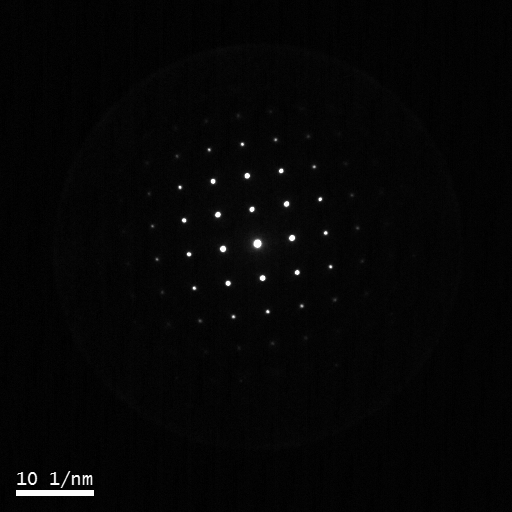
#> input picture image.jpg, 512 x 512 px
$ python 'ChatGPT 버전.py'
#> lines starting #> are read from the running program, lines starting #| are printed output that depends on the picture; after the words box and inside, x2 and y2 are one past the last pixel; in counts of white or black regions, pixels touching at a corner belong together
import cv2
import numpy as np
import math
import pandas as pd
import tkinter as tk
from tkinter import filedialog
import matplotlib.pyplot as plt

# Tkinter 창 생성
root = tk.Tk()
root.withdraw()

# 파일 브라우저 열기
file_path = filedialog.askopenfilename()
#> the answer given: image.jpg

# 파일명 추출
selected_filename = file_path.split('/')[-1]

print("Selected File:", selected_filename)

# 이미지 파일 읽기
image = cv2.imread(selected_filename, 0)
#> image is the input picture: shape (512, 512); min 0, max 253, mean 5.2

# 이미지 전처리
ret, threshold = cv2.threshold(image, 200, 255, cv2.THRESH_BINARY)  # 임계값 적용하여 흑백 이진화
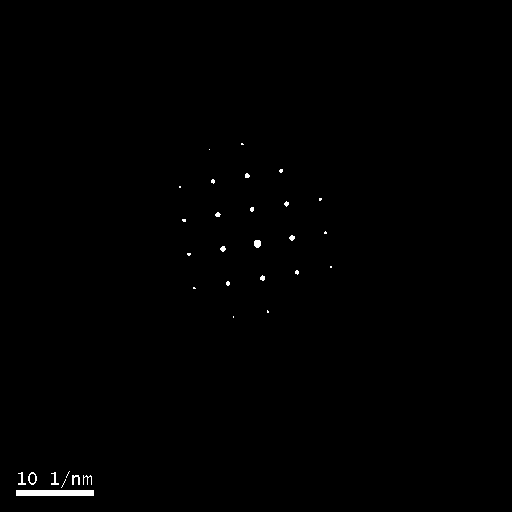
#> threshold: shape (512, 512); 0.39% white; 31 white regions (19 under 20 px)

# 윤곽선 검출
contours, hierarchy = cv2.findContours(threshold, cv2.RETR_EXTERNAL, cv2.CHAIN_APPROX_SIMPLE)
#> contours = 31 contours, 25 with area under 20; largest, box (x1, y1, x2, y2) and area: (16, 490, 94, 496) 385, (28, 472, 37, 485) 74, (254, 240, 261, 248) 37, (72, 475, 80, 485) 23, (51, 472, 59, 485) 20, (18, 472, 26, 485) 20

# 이미지에 컨투어 그리기
cv2.drawContours(image, contours, -1, (0, 255, 0), 2)
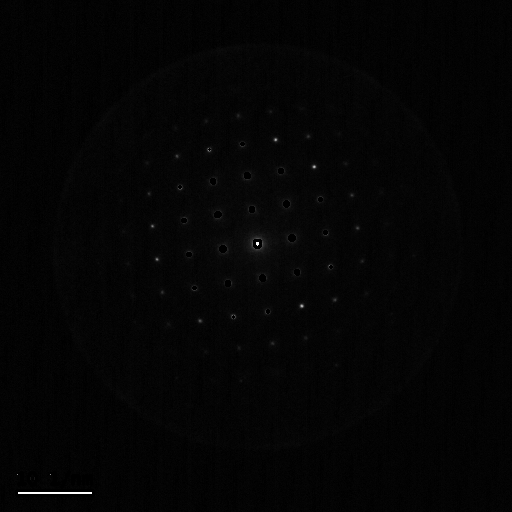
#> image: shape (512, 512); 0.66% of pixels changed, all inside (x1, y1, x2, y2) = (15, 142, 333, 497)

# 이미지 중심점 계산
center_x = image.shape[1] // 2
#> center_x = 256
center_y = image.shape[0] // 2
#> center_y = 256

# 가장 큰 컨투어 찾기
largest_contour = max(contours, key=cv2.contourArea)
#> largest_contour = [[16, 490], [16, 495], [93, 495], [93, 490]]

# 가장 큰 컨투어의 중심 좌표 계산
M = cv2.moments(largest_contour)
#> M = moments, m00 385, centre m10/m00, m01/m00 = (54.5, 492.5)
largest_center_x = int(M["m10"] / M["m00"]) if M["m00"] != 0 else 0
#> largest_center_x = 54
largest_center_y = int(M["m01"] / M["m00"]) if M["m00"] != 0 else 0
#> largest_center_y = 492

# 면적이 0인 컨투어는 건너뜀
filtered_contours = []
for contour in contours:
    if cv2.contourArea(contour) == 0:
        continue
    filtered_contours.append(contour)
#> this loop made 31 passes
#> contour on passes 1, 9, 10, 11, 15, 26, 30, 31: [[16, 490], [16, 495], [93, 495], [93, 490]], [[233, 316], [233, 317]], [[267, 310], [267, 312], [268, 312], [268, 311]], [[193, 287], [193, 288], [195, 288], [194, 287]], [[330, 266], [330, 267], [331, 267], [331, 266]], [[179, 186], [179, 187], [180, 187], [180, 186]], [[209, 149]], [[241, 143], [241, 144], [243, 144], [242, 143]]
#> after the loop, filtered_contours = 27 contours, 21 with area under 20; largest, box (x1, y1, x2, y2) and area: (16, 490, 94, 496) 385, (28, 472, 37, 485) 74, (254, 240, 261, 248) 37, (72, 475, 80, 485) 23, (51, 472, 59, 485) 20, (18, 472, 26, 485) 20

# 극좌표 계산 및 DataFrame 생성
data = []
for contour in filtered_contours:
    # 윤곽선 중심 좌표 계산
    M = cv2.moments(contour)
    center_x = int(M["m10"] / M["m00"]) if M["m00"] != 0 else 0
    center_y = int(M["m01"] / M["m00"]) if M["m00"] != 0 else 0

    # 극좌표 계산
    dx = center_x - largest_center_x
    dy = center_y - largest_center_y
    radius = math.sqrt(dx ** 2 + dy ** 2)
    angle = math.atan2(dy, dx)

    # 데이터 추가
    data.append([center_x, center_y, radius, angle])
#> this loop made 27 passes
#> (center_x, center_y, dx, dy, radius, angle) on passes 2, 3, 4, 5, 6, 9, 10, 11, 13, 14, 15, 16: (87, 476, 33, -16, 36.67, -0.451), (75, 478, 21, -14, 25.24, -0.588), (54, 479, 0, -13, 13, -1.57), (32, 478, -22, -14, 26.08, -2.57), (21, 479, -33, -13, 35.47, -2.77), (227, 283, 173, -209, 271.3, -0.879), (262, 277, 208, -215, 299.1, -0.802), (296, 271, 242, -221, 327.7, -0.74), (188, 253, 134, -239, 274, -1.06), (222, 248, 168, -244, 296.2, -0.968), (257, 243, 203, -249, 321.3, -0.887), (291, 237, 237, -255, 348.1, -0.822)
#> (contour, center_x, center_y, dx, dy, radius, angle) on passes 1, 7, 8, 12, 23, 27: ([[16, 490], [16, 495], [93, 495], [93, 490]], 54, 492, 0, 0, 0, 0), ([[267, 310], [267, 312], [268, 312], [268, 311]], 267, 311, 213, -181, 279.5, -0.704), ([[193, 287], [193, 288], [195, 288], [194, 287]], 193, 287, 139, -205, 247.7, -0.975), ([[330, 266], [330, 267], [331, 267], [331, 266]], 330, 266, 276, -226, 356.7, -0.686), ([[179, 186], [179, 187], [180, 187], [180, 186]], 179, 186, 125, -306, 330.5, -1.18), ([[241, 143], [241, 144], [243, 144], [242, 143]], 241, 143, 187, -349, 395.9, -1.08)
#> after the loop, data = 27 items, first 6: [54, 492, 0, 0], [87, 476, 36.67, -0.451], [75, 478, 25.24, -0.588], [54, 479, 13, -1.57], [32, 478, 26.08, -2.57], [21, 479, 35.47, -2.77]

# DataFrame 생성
df = pd.DataFrame(data, columns=['X', 'Y', 'Radius', 'Angle'])
#> df = table of 27 rows and 4 columns

# 데이터 정렬
df = df.sort_values(by='Angle')

# 기준 벡터와 중심점 찾기
center_point = df.iloc[0]
closest_point = df.iloc[1]

# 기준 벡터 계산
basis_vector = ((closest_point['X'] - center_point['X']), (closest_point['Y'] - center_point['Y']))
#> basis_vector = (11, -1)
scale = 10  # 기저 벡터의 스케일 조정

# 기준 벡터의 크기
basis_norm = np.linalg.norm(basis_vector)
#> basis_norm = 11.05

# 선형 독립한 두 개의 기저 벡터 생성
basis_1 = basis_vector / basis_norm
#> basis_1 = [0.996, -0.0905]
basis_2 = np.array([-basis_1[1], basis_1[0]])
#> basis_2 = [0.0905, 0.996]

# 정방행렬 생성
basis_matrix = np.stack((basis_1, basis_2), axis=1)
#> basis_matrix = [[0.996, 0.0905], [-0.0905, 0.996]]

# 기저 행렬의 역행렬 계산
basis_inv = np.linalg.inv(basis_matrix)
#> basis_inv = [[0.996, -0.0905], [0.0905, 0.996]]

# 이미지에 점들 그리기
fig, ax = plt.subplots()
ax.scatter(df['X'], df['Y'], color='blue')  # 원본 데이터 점들

# 기저 벡터 그리기
origin = [center_point['X']], [center_point['Y']]
#> origin = ([21], [479])
ax.quiver(*origin, basis_vector[0], basis_vector[1], color='green', angles='xy', scale_units='xy', scale=1)
ax.quiver(*origin, basis_1[0], basis_1[1], color='red', angles='xy', scale_units='xy', scale=1)
ax.quiver(*origin, basis_2[0], basis_2[1], color='red', angles='xy', scale_units='xy', scale=1)

# 중심점 표시
ax.scatter(center_point['X'], center_point['Y'], color='red')

# 변환된 좌표 계산
transformed_coordinates = np.dot(df[['X', 'Y']].values - center_point[['X', 'Y']].values, basis_inv.T)
#> transformed_coordinates = 27 pairs, first value 0 to 327, second value -314.7 to 15.93

# 변환된 좌표로 그리기
ax.scatter(transformed_coordinates[:, 0], transformed_coordinates[:, 1], color='purple')

plt.axis('equal')
plt.show()
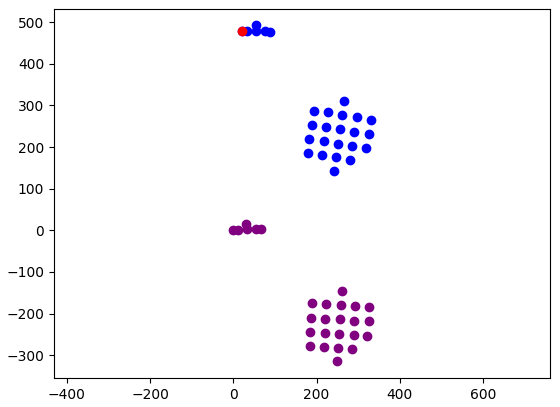
#> figure drawn by matplotlib, 1 panel


# # 이미지 크기 조정
# scale = 10
# image_new = cv2.resize(image, (image.shape[1] * scale, image.shape[0] * scale))

# # 기준 벡터 그리기
# cv2.arrowedLine(image_new, (center_point['X'] * scale, center_point['Y'] * scale),
#                 ((center_point['X'] + basis_vector[0][0]) * scale, (center_point['Y'] + basis_vector[1][0]) * scale),
#                 (0, 0, 255), 2)

# # 중심점 그리기
# cv2.circle(image_new, (center_point['X'] * scale, center_point['Y'] * scale), 4, (0, 0, 255), -1)

# # 좌표 계산 및 이미지에 그리기
# for i in range(len(df)):
#     # 기저 벡터의 정수계수 reshape
#     integer_coefficients = df.iloc[i][['X', 'Y']].values.reshape((2, 1))

#     # 좌표 계산
#     coordinate = np.dot(basis_inv, integer_coefficients)

#     x = int(coordinate[0][0]) + center_point['X'] * scale
#     y = int(coordinate[1][0]) + center_point['Y'] * scale

#     cv2.circle(image_new, (x, y), 2, (0, 255, 0), -1)

# # 이미지 출력
# cv2.imshow('New Image', image_new)
# cv2.waitKey(0)
# cv2.destroyAllWindows()

$ run again, on LNMO SAED.jpg
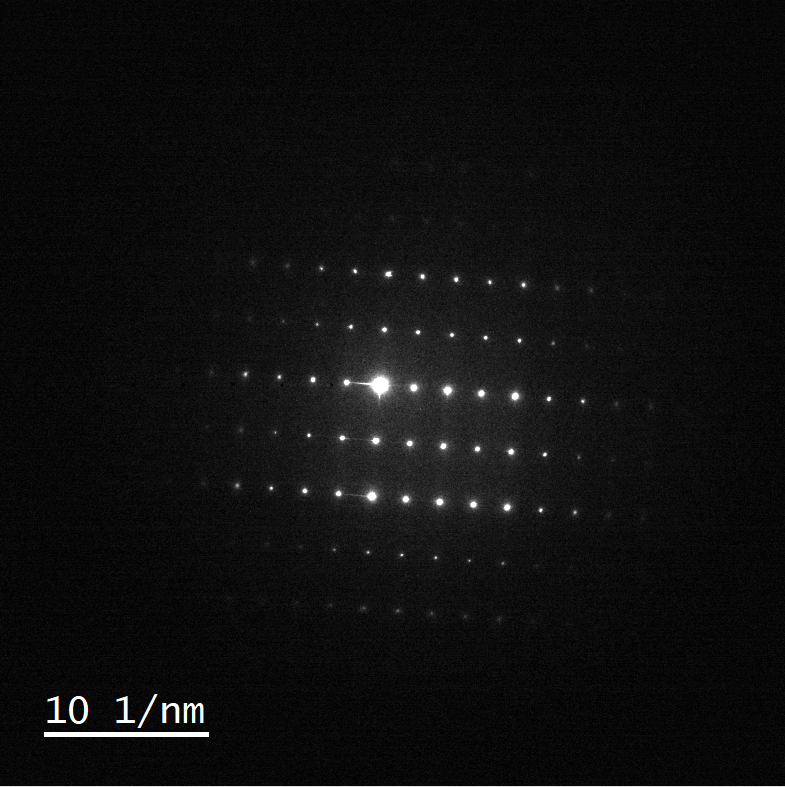
#> input picture LNMO SAED.jpg, 785 x 787 px
#> `ret, threshold = cv2.threshold(image, 200, 255, cv2.THRESH_BINARY)`:
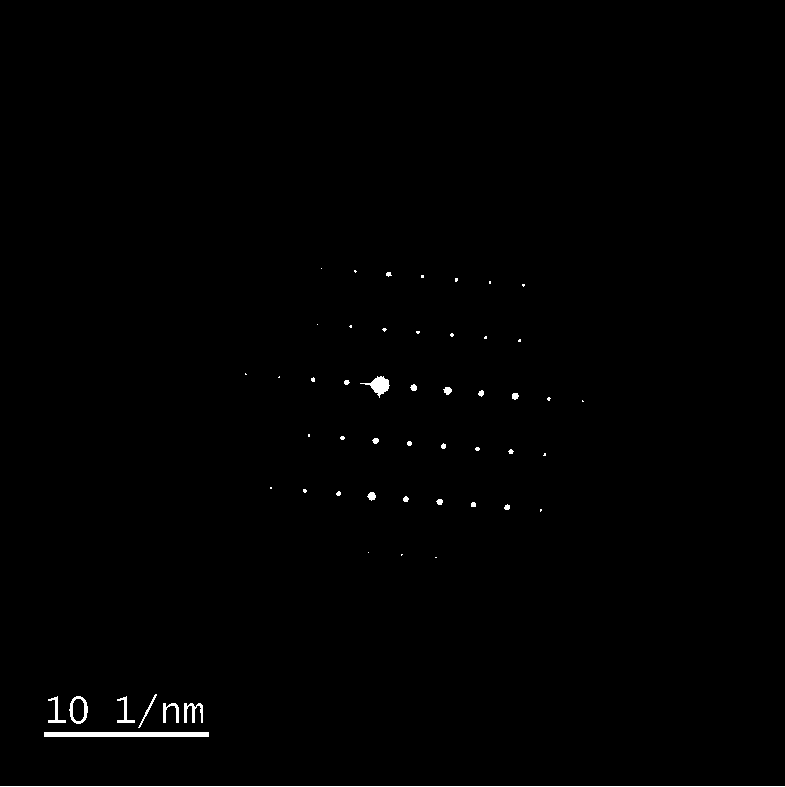
#> threshold: shape (787, 785); 0.56% white; 53 white regions (29 under 20 px)
#> contours = 53 contours, 38 with area under 20; largest, box (x1, y1, x2, y2) and area: (44, 732, 209, 737) 656, (69, 696, 88, 724) 380, (360, 376, 390, 398) 238, (184, 703, 203, 723) 120, (163, 703, 179, 723) 93
#> largest_contour = [[44, 732], [44, 736], [208, 736], [208, 732]]
#> M = moments, m00 656, centre m10/m00, m01/m00 = (126, 734)
#> largest_center_x = 126
#> largest_center_y = 734
#> the loop `for contour in contours:` made 53 passes
#> contour on passes 1, 2, 9, 10, 11, 12, 20, 28: [[0, 786], [784, 786]], [[44, 732], [44, 736], [208, 736], [208, 732]], [[435, 557], [436, 557]], [[401, 554], [401, 555], [402, 554]], [[368, 552]], [[540, 509], [540, 511], [541, 510], [541, 509]], [[270, 487], [270, 488], [271, 488], [271, 487]], [[308, 434], [308, 436], [309, 436], [309, 434]]
#> after the loop `for contour in contours:`: filtered_contours = 48 contours, 33 with area under 20; largest, box (x1, y1, x2, y2) and area: (44, 732, 209, 737) 656, (69, 696, 88, 724) 380, (360, 376, 390, 398) 238, (184, 703, 203, 723) 120, (163, 703, 179, 723) 93
#> the loop `for contour in filtered_contours:` made 48 passes
#> (center_x, center_y, dx, dy, radius, angle) on passes 2, 3, 4, 5, 6, 7, 10, 11: (192, 711, 66, -23, 69.89, -0.335), (170, 711, 44, -23, 49.65, -0.482), (124, 712, -2, -22, 22.09, -1.66), (78, 709, -48, -25, 54.12, -2.66), (55, 712, -71, -22, 74.33, -2.84), (147, 709, 21, -25, 32.65, -0.872), (506, 506, 380, -228, 443.2, -0.54), (473, 504, 347, -230, 416.3, -0.585)
#> after the loop `for contour in filtered_contours:`: data = 48 items, first 6: [126, 734, 0, 0], [192, 711, 69.89, -0.335], [170, 711, 49.65, -0.482], [124, 712, 22.09, -1.66], [78, 709, 54.12, -2.66], [55, 712, 74.33, -2.84]
#> df = table of 48 rows and 4 columns
#> basis_vector = (23, -3)
#> basis_norm = 23.19
#> basis_1 = [0.992, -0.129]
#> basis_2 = [0.129, 0.992]
#> basis_matrix = [[0.992, 0.129], [-0.129, 0.992]]
#> basis_inv = [[0.992, -0.129], [0.129, 0.992]]
#> origin = ([55], [712])
#> transformed_coordinates = 48 pairs, first value 0 to 562.9, second value -399.6 to 31
#> `plt.show()`:
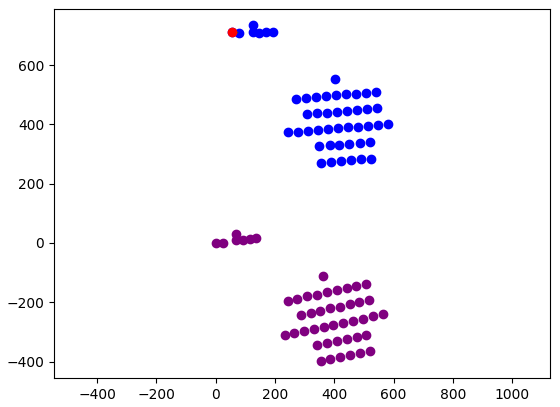
#> figure drawn by matplotlib, 1 panel

$ run again, on LNMO SAED_crop.jpg
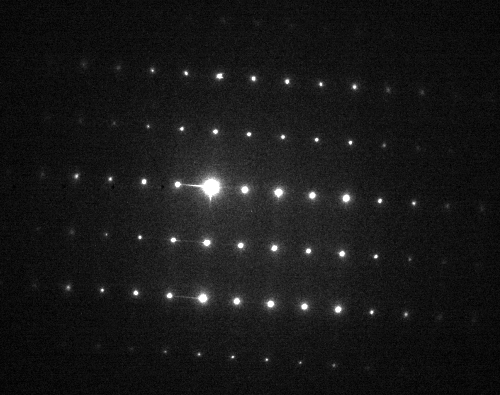
#> input picture LNMO SAED_crop.jpg, 500 x 395 px
#> image is the input picture: shape (395, 500); min 0, max 255, mean 23.9
#> `ret, threshold = cv2.threshold(image, 200, 255, cv2.THRESH_BINARY)`:
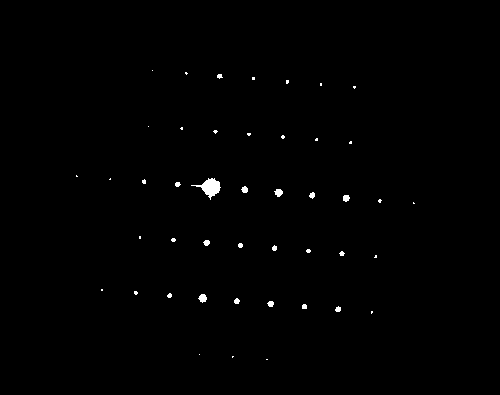
#> threshold: shape (395, 500); 0.49% white; 45 white regions (29 under 20 px)
#> contours = 45 contours, 37 with area under 20; largest, box (x1, y1, x2, y2) and area: (191, 178, 221, 200) 238, (198, 294, 207, 303) 43, (274, 189, 283, 197) 38, (343, 195, 350, 202) 28, (241, 186, 248, 193) 26, (267, 301, 274, 307) 23, (203, 240, 210, 246) 22, (309, 192, 315, 199) 20
#> image: shape (395, 500); 0.85% of pixels changed, all inside (x1, y1, x2, y2) = (75, 69, 416, 361)
#> largest_contour = contour of 42 points, box (x1, y1, x2, y2) (191, 178, 221, 200), area 238
#> M = moments, m00 237.5, centre m10/m00, m01/m00 = (210.4, 186.9)
#> largest_center_x = 210
#> largest_center_y = 186
#> the loop `for contour in contours:` made 45 passes
#> contour on passes 1, 2, 3, 4, 12, 20, 21, 30: [[266, 359], [267, 359]], [[232, 356], [232, 357], [233, 356]], [[199, 354]], [[371, 311], [371, 313], [372, 312], [372, 311]], [[101, 289], [101, 290], [102, 290], [102, 289]], [[139, 236], [139, 238], [140, 238], [140, 236]], [[413, 202], [413, 203], [414, 203]], [[110, 178], [109, 179], [110, 179]]
#> after the loop `for contour in contours:`: filtered_contours = 41 contours, 33 with area under 20; largest, box (x1, y1, x2, y2) and area: (191, 178, 221, 200) 238, (198, 294, 207, 303) 43, (274, 189, 283, 197) 38, (343, 195, 350, 202) 28, (241, 186, 248, 193) 26, (267, 301, 274, 307) 23, (203, 240, 210, 246) 22, (309, 192, 315, 199) 20
#> the loop `for contour in filtered_contours:` made 41 passes
#> (center_x, center_y, dx, dy, radius, angle) on passes 3, 4, 5, 6, 7, 8, 9, 11: (337, 308, 127, 122, 176.1, 0.765), (304, 306, 94, 120, 152.4, 0.906), (270, 303, 60, 117, 131.5, 1.1), (236, 300, 26, 114, 116.9, 1.35), (202, 297, -8, 111, 111.3, 1.64), (169, 295, -41, 109, 116.5, 1.93), (135, 292, -75, 106, 129.8, 2.19), (375, 256, 165, 70, 179.2, 0.401)
#> after the loop `for contour in filtered_contours:`: data = 41 items, first 6: [232, 356, 171.4, 1.44], [371, 311, 203.8, 0.66], [337, 308, 176.1, 0.765], [304, 306, 152.4, 0.906], [270, 303, 131.5, 1.1], [236, 300, 116.9, 1.35]
#> df = table of 41 rows and 4 columns
#> basis_vector = (-34, -3)
#> basis_norm = 34.13
#> basis_1 = [-0.996, -0.0879]
#> basis_2 = [0.0879, -0.996]
#> basis_matrix = [[-0.996, 0.0879], [-0.0879, -0.996]]
#> basis_inv = [[-0.996, -0.0879], [0.0879, -0.996]]
#> origin = ([143], [181])
#> transformed_coordinates = 41 pairs, first value -270.8 to 67.27, second value -166.5 to 113.2
#> `plt.show()`:
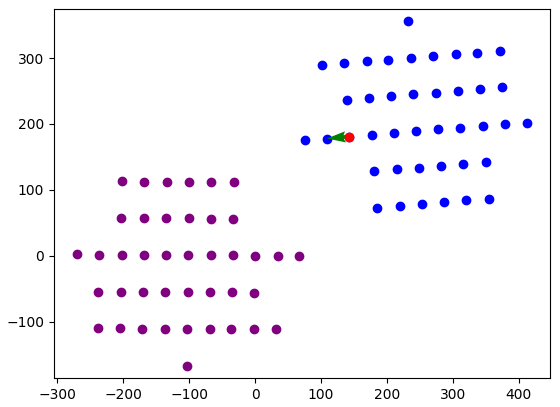
#> figure drawn by matplotlib, 1 panel

$ run again, on saed_pattern.jpg
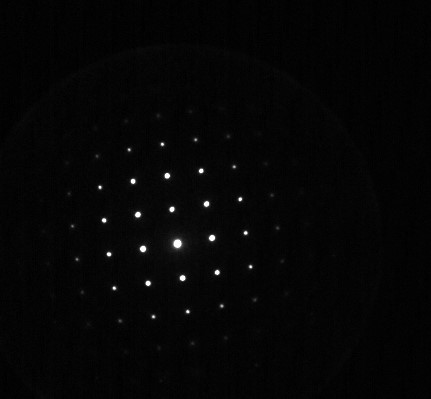
#> input picture saed_pattern.jpg, 431 x 399 px
#> image is the input picture: shape (399, 431); min 0, max 255, mean 5.3
#> `ret, threshold = cv2.threshold(image, 200, 255, cv2.THRESH_BINARY)`:
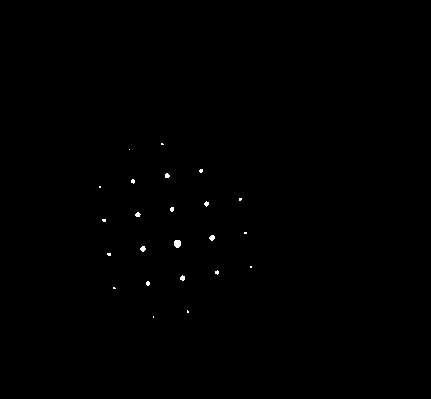
#> threshold: shape (399, 431); 0.18% white; 23 white regions (17 under 20 px)
#> contours = 23 contours, 22 with area under 20; largest, box (x1, y1, x2, y2) and area: (174, 240, 181, 248) 37
#> image: shape (399, 431); 0.41% of pixels changed, all inside (x1, y1, x2, y2) = (98, 142, 253, 319)
#> largest_contour = [[175, 240], [174, 241], [174, 245], [176, 247], [178, 247], [180, 245], [180, 241], [179, 240]]
#> M = moments, m00 37, centre m10/m00, m01/m00 = (177, 243.3)
#> largest_center_x = 177
#> largest_center_y = 243
#> the loop `for contour in contours:` made 23 passes
#> contour on passes 1, 2, 3, 7, 12, 18, 22, 23: [[153, 316], [153, 317]], [[187, 310], [187, 312], [188, 312], [188, 311]], [[113, 287], [113, 288], [115, 288], [114, 287]], [[250, 266], [250, 267], [251, 267], [251, 266]], [[244, 232], [244, 233], [246, 233], [246, 232]], [[99, 186], [99, 187], [100, 187], [100, 186]], [[129, 149]], [[161, 143], [161, 144], [163, 144], [162, 143]]
#> after the loop `for contour in contours:`: filtered_contours = 21 contours, 20 with area under 20; largest, box (x1, y1, x2, y2) and area: (174, 240, 181, 248) 37
#> the loop `for contour in filtered_contours:` made 21 passes
#> (center_x, center_y, dx, dy, radius, angle) on passes 3, 4, 5, 7, 8, 9, 10, 12: (147, 283, -30, 40, 50, 2.21), (182, 277, 5, 34, 34.37, 1.42), (216, 272, 39, 29, 48.6, 0.639), (108, 253, -69, 10, 69.72, 3), (142, 248, -35, 5, 35.36, 3), (177, 243, 0, 0, 0, 0), (211, 237, 34, -6, 34.53, -0.175), (103, 219, -74, -24, 77.79, -2.83)
#> after the loop `for contour in filtered_contours:`: data = 21 items, first 6: [187, 311, 68.73, 1.42], [113, 287, 77.67, 2.54], [147, 283, 50, 2.21], [182, 277, 34.37, 1.42], [216, 272, 48.6, 0.639], [250, 266, 76.54, 0.305]
#> df = table of 21 rows and 4 columns
#> basis_vector = (34, -5)
#> basis_norm = 34.37
#> basis_1 = [0.989, -0.145]
#> basis_2 = [0.145, 0.989]
#> basis_matrix = [[0.989, 0.145], [-0.145, 0.989]]
#> basis_inv = [[0.989, -0.145], [0.145, 0.989]]
#> origin = ([103], [219])
#> transformed_coordinates = 21 rows, first 8: [0, 0], [34.37, -1.11e-15], [0.844, -33.23], [34.37, -34.37], [68.88, -0.989], [68.73, -34.37], [68.44, -66.75], [103.1, -34.37]
#> `plt.show()`:
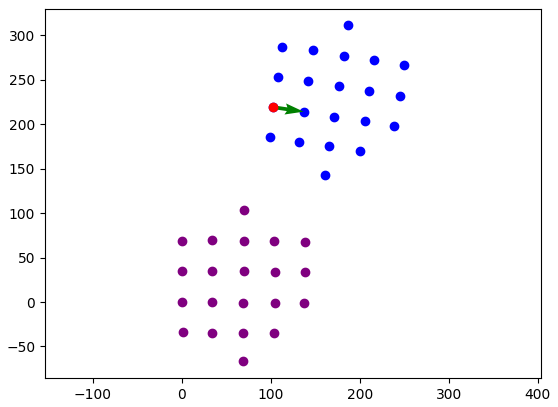
#> figure drawn by matplotlib, 1 panel
